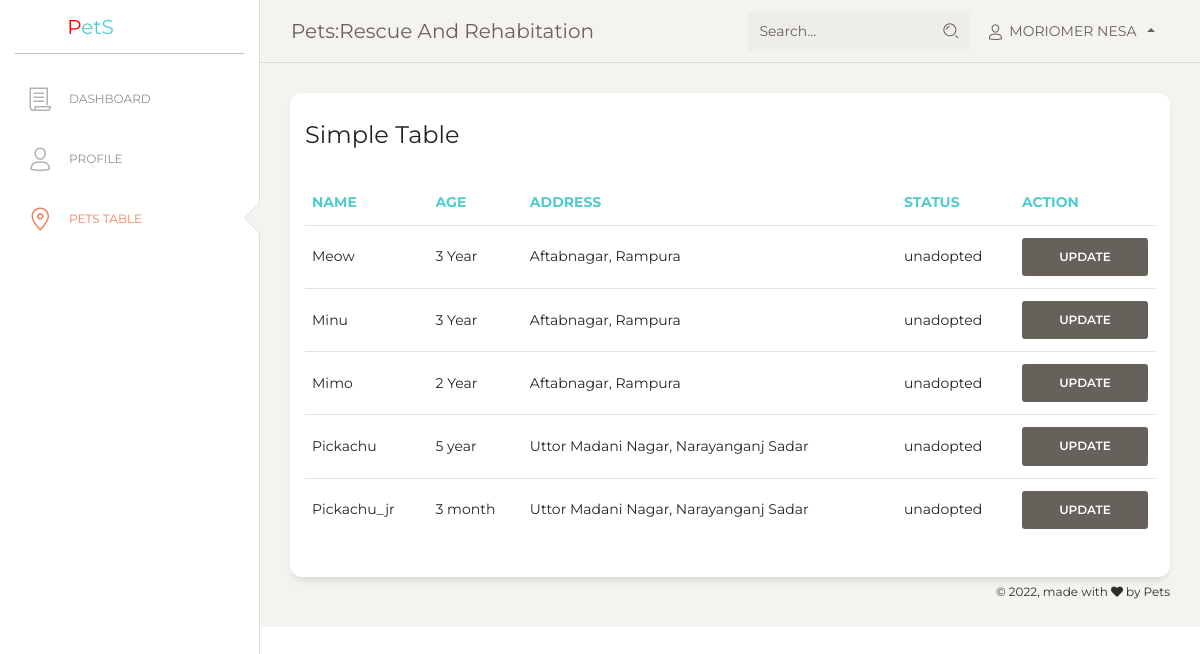
Before: /admin/pets.php (signed in) with the older database file.
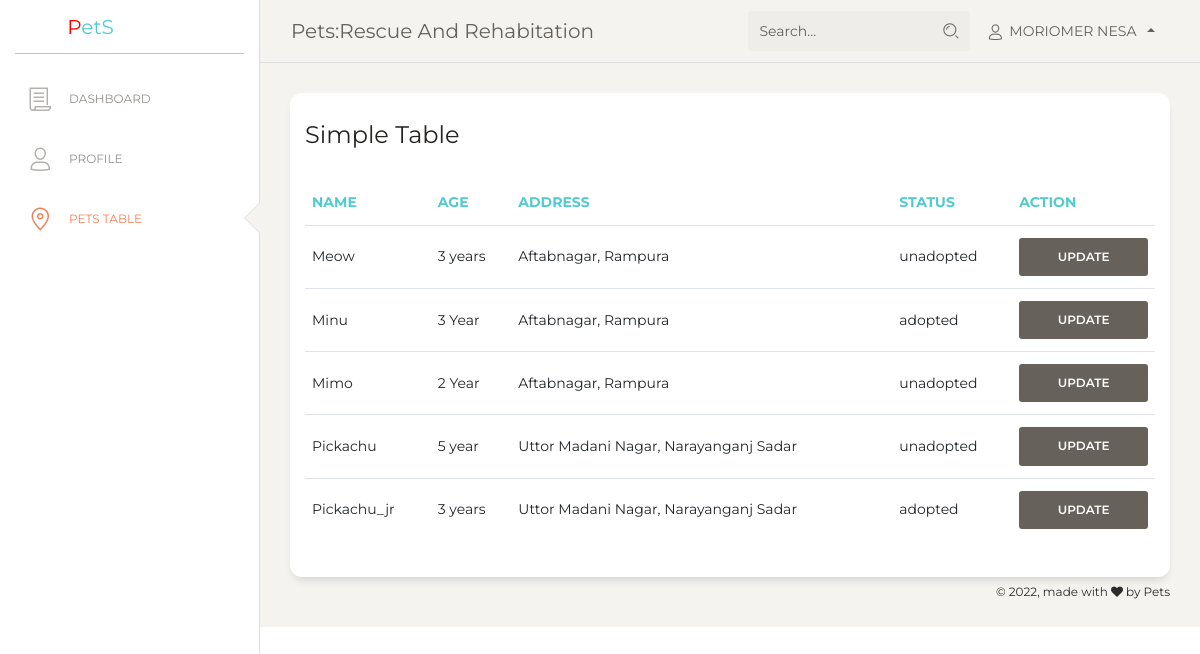
After: the same page with the newer database file.
### tables this page shows
CREATE TABLE `pet_info` (
  `id` int(11) NOT NULL,
  `pet_name` varchar(30) DEFAULT NULL,
  `pet_age` varchar(10) DEFAULT NULL,
  `pet_photo` varchar(300) DEFAULT NULL,
  `pet_gender` varchar(10) DEFAULT NULL,
  `pet_type` varchar(20) DEFAULT NULL,
  `pet_owner` varchar(30) DEFAULT NULL,
  `contact_no` varchar(15) DEFAULT NULL,
  `address` varchar(200) DEFAULT NULL,
  `medical_condition` varchar(300) DEFAULT NULL,
  `adoption_status` varchar(20) DEFAULT 'unadopted'
);

### admin/pets.php (the view, shortened to what this page needs)
<?php
include "includes/header.php";
include "../adoption/config.php";
$sql = 'SELECT * FROM pet_info';
$result = mysqli_query($conn,$sql);
?>
<body class="">
    <div class="wrapper ">
        <div class="sidebar" data-color="white" data-active-color="danger">
            <div class="logo">
                <a href="https://www.creative-tim.com" class="simple-text logo-mini">
                </a>
                <a class="navbar-brand" href="../index.php" rel="tooltip" title="Rescue and Rehabitation"
                    data-placement="bottom" target="_blank">
                    <span class="pt-3 mt-n5" style="color: red;">P</span>etS
                </a>
            </div>
            <div class="sidebar-wrapper">
                <ul class="nav">
                    <li>
                        <a href="javascript:;">
                            <i class="nc-icon nc-paper"></i>
                            <p>Dashboard</p>
                        </a>
                    </li>
                    <li>
                        <a href="profile.php">
                            <i class="nc-icon nc-single-02"></i>
                            <p>Profile</p>
                        </a>
                    </li>
                    <li class="active ">
                        <a href="javascript:;">
                            <i class="nc-icon nc-pin-3"></i>
                            <p>Pets Table</p>
                        </a>
                    </li>
                </ul>
            </div>
        </div>
        <div class="main-panel">
            <nav class="navbar navbar-expand-lg navbar-absolute fixed-top navbar-transparent">
                <div class="container-fluid">
                    <div class="navbar-wrapper">
                        <a class="navbar-brand" href="javascript:;">Pets:Rescue and Rehabitation</a>
                    </div>
                    <div class="collapse navbar-collapse justify-content-end" id="navigation">
                        <form>
                            <div class="input-group no-border">
                                <input type="text" value="" class="form-control" placeholder="Search...">
                                <div class="input-group-append">
                                    <div class="input-group-text">
                                        <i class="nc-icon nc-zoom-split"></i>
                                    </div>
                                </div>
                            </div>
                        </form>
                        <ul class="navbar-nav">
                            <li class="nav-item btn-rotate dropdown">
                                <a class="nav-link dropdown-toggle" href="#" id="navbarDropdownMenuLink"
                                    data-toggle="dropdown" aria-haspopup="true" aria-expanded="true">
                                    <i class="nc-icon nc-single-02"></i>
                                    <?php echo $_SESSION['name']; ?>
                                </a>
                            </li>
                        </ul>
                    </div>
                </div>
            </nav>
            <div class="content">
                <div class="row">
                    <div class="col-md-12">
                        <div class="card">
                            <div class="card-header">
                                <h4 class="card-title"> Simple Table</h4>
                            </div>
                            <div class="card-body">
                                <div class="table-responsive">
                                    <table class="table">
                                        <thead class=" text-primary">
                                            <th>
                                                Name
                                            </th>
                                            <th>
                                                Age
                                            </th>
                                            <th>
                                                Address
                                            </th>
                                            <th>
                                                Status
                                            </th>
                                            <th>
                                                Action
                                            </th>
                                        </thead>
                                        <tbody>
                                            <?php while($pet = mysqli_fetch_assoc($result)){?>
                                            <tr>
                                                <td>
                                                    <?php echo $pet['pet_name']; ?>
                                                </td>
                                                <td>
                                                    <?php echo $pet['pet_age']; ?>
                                                </td>
                                                <td>
                                                    <?php echo $pet['address']; ?>
                                                </td>
                                                <td>
                                                    <?php echo $pet['adoption_status']; ?>
                                                </td>
                                                <td>
                                                    <a href="update_pets.php?id=<?php echo $pet['id'];?>" class="btn btn-secondary btn-block"> Update </a>
                                            </tr>
                                            <?php } ?>
                                        </tbody>
                                    </table>
                                </div>
                            </div>
                        </div>
                    </div>
                </div>
            </div>
            <?php include "includes/footer.php"; ?>

### admin/includes/header.php (shortened to what this page needs)
<!doctype html>
<html lang="en">
<head>
  <link href="https://maxcdn.bootstrapcdn.com/font-awesome/latest/css/font-awesome.min.css" rel="stylesheet">
  <link href="./assets/css/bootstrap.min.css" rel="stylesheet" />
  <link href="./assets/css/paper-dashboard.css?v=2.0.1" rel="stylesheet" />
  <link href="./assets/demo/demo.css" rel="stylesheet" />
</head>

### admin/includes/footer.php (shortened to what this page needs)
<footer class="footer" style="position: absolute; bottom: 0; width: -webkit-fill-available;">
        <div class="container-fluid">
          <div class="row">
            <nav class="footer-nav">
            </nav>
            <div class="credits ml-auto">
              <span class="copyright">
                © 2022, made with <i class="fa fa-heart heart"></i> by Pets
              </span>
            </div>
          </div>
        </div>
      </footer>
    </div>
  </div>
</body>
</html>

Changed rows visible on the page:
changed pet_info "Meow": pet_age "3 Year" → "3 years"
changed pet_info "Minu": adoption_status "unadopted" → "adopted"
changed pet_info "Pickachu_jr": pet_age "3 month" → "3 years"; adoption_status "unadopted" → "adopted"
